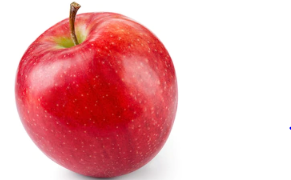
#> input picture images/apple.PNG, 291 x 180 px, found by its file name
$ jupyter execute 'Color Filtering.ipynb'
#> lines starting #> are read from the running program, lines starting #| are printed output that depends on the picture; after the words box and inside, x2 and y2 are one past the last pixel; in counts of white or black regions, pixels touching at a corner belong together
[cell 1]
import cv2
import numpy as np

[cell 2]
#Loading the image
image = cv2.imread(r'C:\Users\Mr. Ghori\Image-Processing-using-OpenCV2\images\apple.png')
#> image is the input picture: shape (180, 291, 3); mean B, G, R 179.4, 176.7, 235.4

[cell 3]
#Converting BGR Image into HSV
hsv_image = cv2.cvtColor(image, cv2.COLOR_BGR2HSV) #Converts BGR image into HSV image
#> hsv_image: shape (180, 291, 3); mean H, S, V 57.5, 74.6, 235.5

#HSV: Hue Saturation Value(Hue determines color, Stauration determines its intensity and Value determines how much color exists on the image)

[cell 4]
#Declare the ranges for the specific color to detect on the screen
lower_red = np.array([0,45,0]) #Minimum red range
upper_red = np.array([200,255,255]) #Maximum red range

[cell 5]
#Creating mask for the detection of the object
mask = cv2.inRange(hsv_image, lower_red, upper_red)
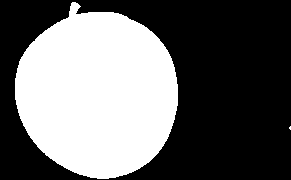
#> mask: shape (180, 291); 41% white; 2 white regions (1 under 20 px), largest, box (x1, y1, x2, y2) and area: (15, 2, 178, 179) 21472

#cv.inRange(image_obj, initial range, final range) #Creates a boolean array containing 1 if pixel of image_obj in given range otherwise 0

[cell 6]
outfile = cv2.bitwise_and(image, image, mask=mask)
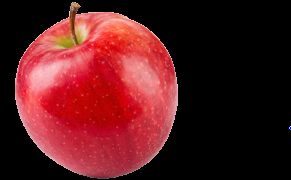
#> outfile: shape (180, 291, 3); mean B, G, R 30.1, 27.4, 85.9
#Displays those frame pixels that are in the mask as well

[cell 7]
#Display all the images
import matplotlib.pyplot as plt

titles = ['Image', 'Mask', 'Detection Image']
images = [image, mask, outfile]

for i in range(3):
    plt.subplot(1,3,i+1)
    plt.imshow(cv2.cvtColor(images[i], cv2.COLOR_BGR2RGB)) #Since images are returned as BGR output
    plt.title(titles[i])
    plt.xticks([])
    plt.yticks([])

cv2.waitKey(0)
cv2.destroyAllWindows()
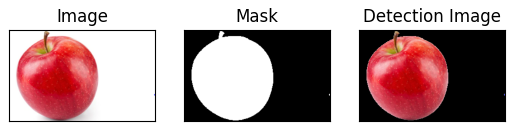
#> figure drawn by matplotlib, 3 panels

$ run again, with images/image1.JPG saved as images/apple.PNG
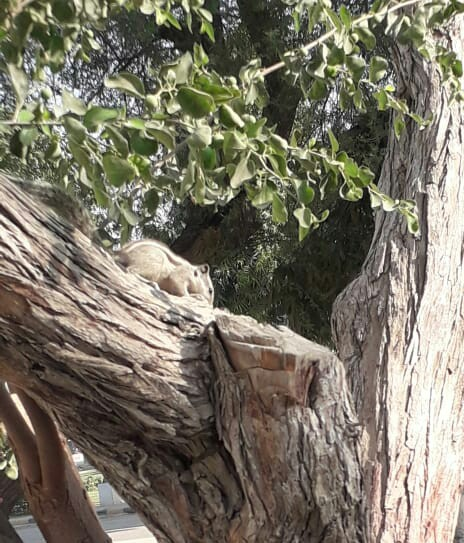
#> input picture images/image1.JPG, 464 x 543 px, found by its file name
#> image is the input picture: shape (543, 464, 3); mean B, G, R 101.4, 116.2, 121.4
#> hsv_image: shape (543, 464, 3); mean H, S, V 24.7, 54.8, 123.1
#> `mask = cv2.inRange(hsv_image, lower_red, upper_red)`:
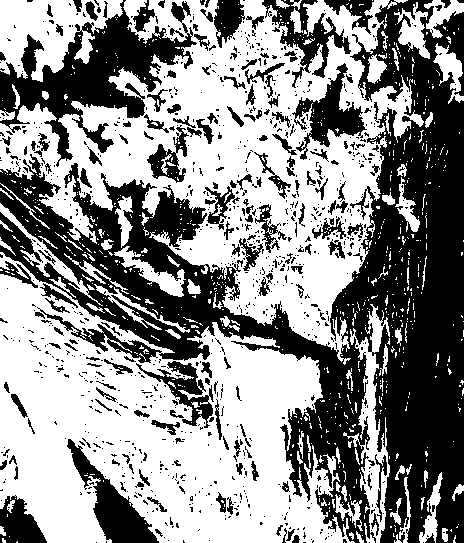
#> mask: shape (543, 464); 55.3% white; 982 black regions (814 under 20 px), largest, box (x1, y1, x2, y2) and area: (0, 0, 464, 543) 73924, (0, 0, 197, 167) 11164, (67, 439, 159, 543) 2968
#> `[cell 7] #Display all the images import matplotlib.pyplot as plt  titl..`:
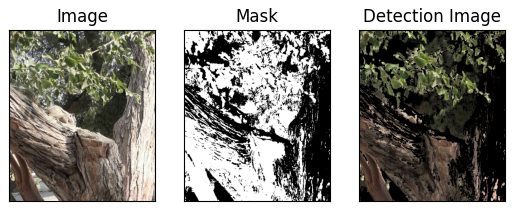
#> figure drawn by matplotlib, 3 panels
